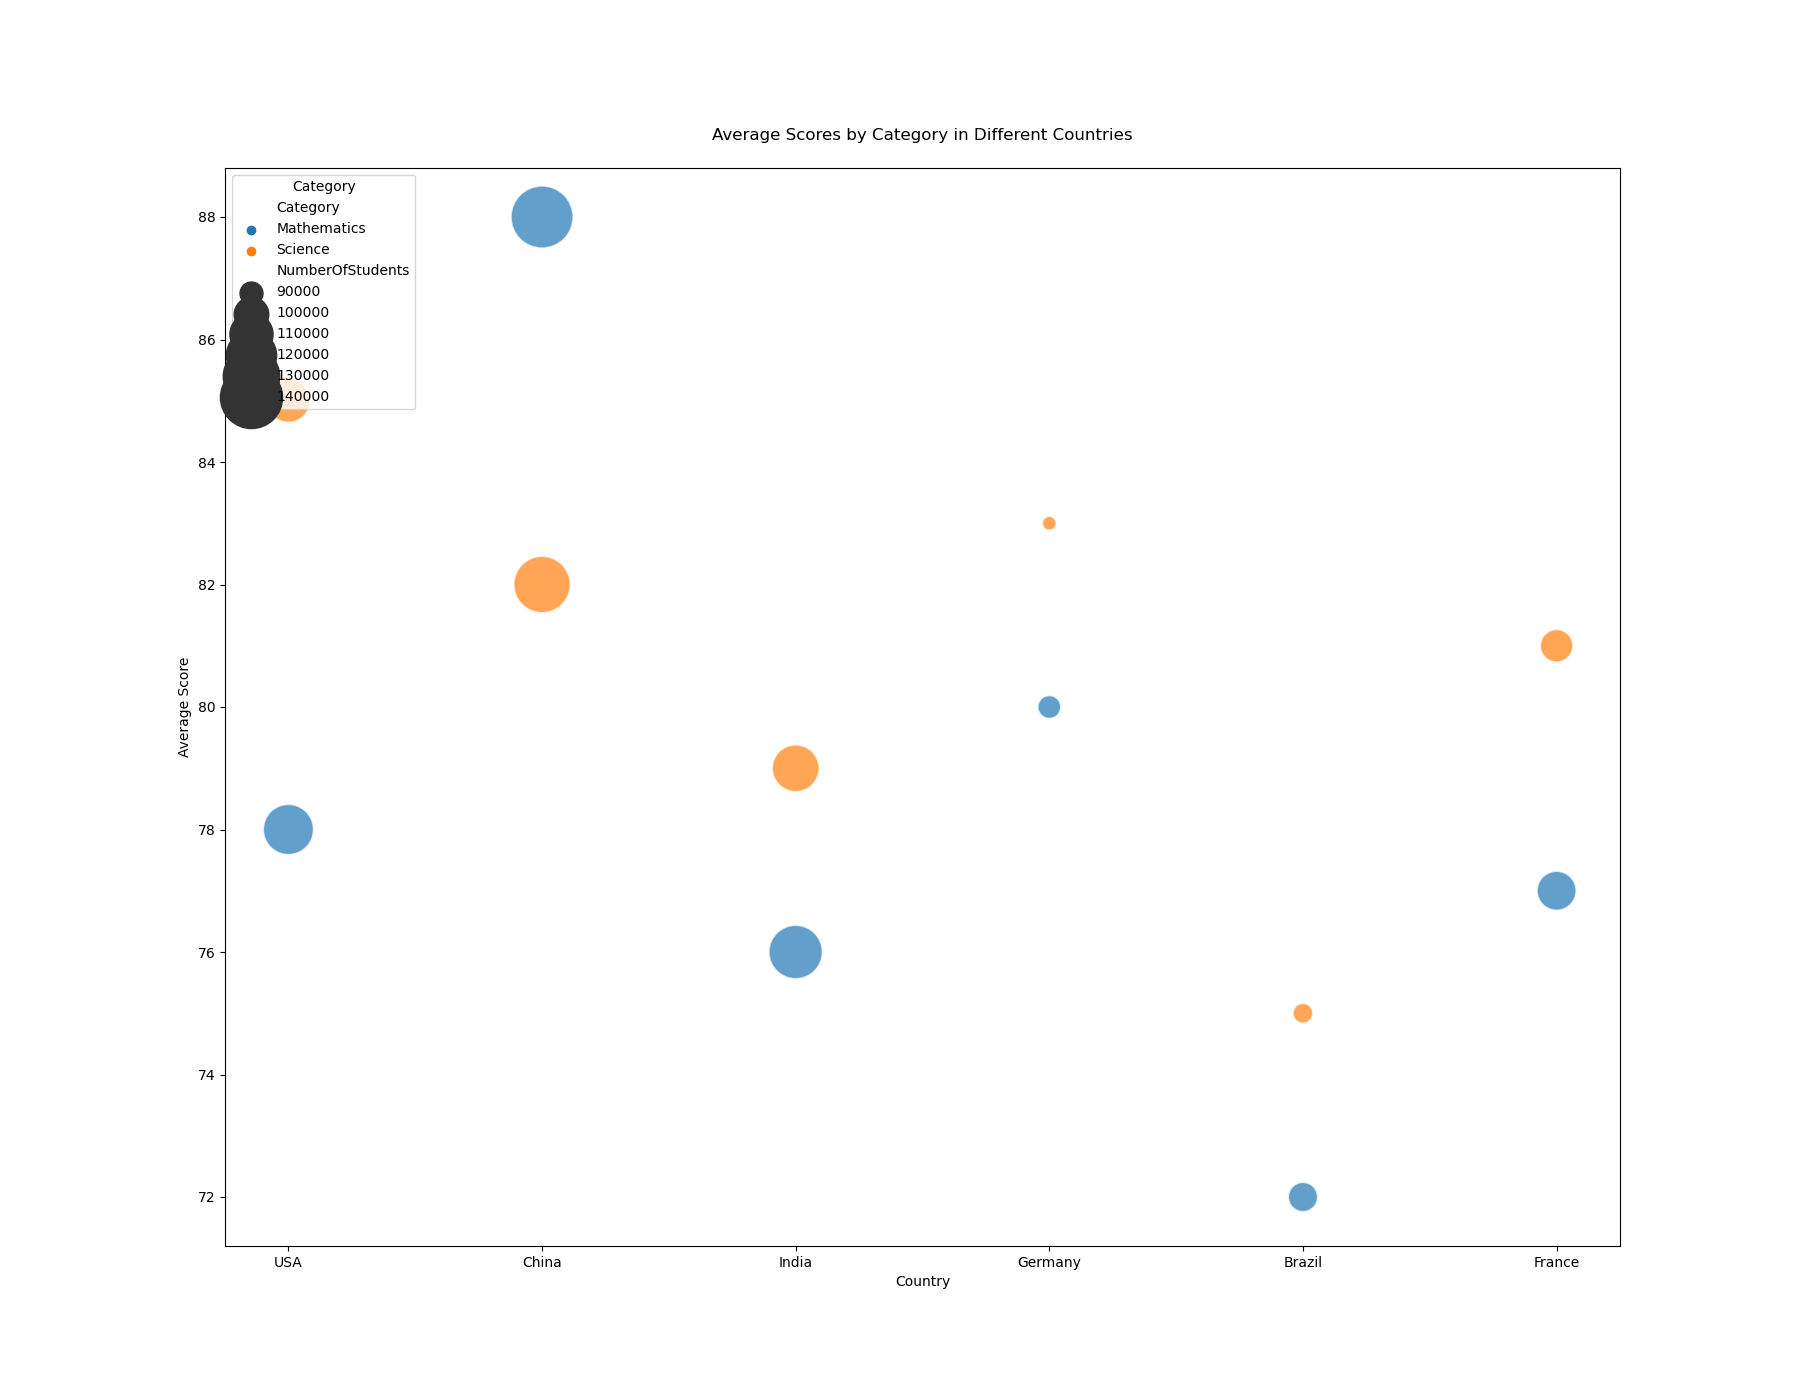

Here is the Python script that generated this plot:

import seaborn as sns
import pandas as pd
import matplotlib.pyplot as plt

# Define the data
data = {
    'Country': ['USA', 'USA', 'China', 'China', 'India', 'India', 'Germany', 'Germany', 'Brazil', 'Brazil', 'France', 'France'],
    'Category': ['Mathematics', 'Science', 'Mathematics', 'Science', 'Mathematics', 'Science', 'Mathematics', 'Science', 'Mathematics', 'Science', 'Mathematics', 'Science'],
    'NumberOfStudents': [120000, 110000, 140000, 130000, 125000, 115000, 90000, 85000, 95000, 88000, 105000, 98000],
    'AverageScore': [78, 85, 88, 82, 76, 79, 80, 83, 72, 75, 77, 81]
}

# Create DataFrame
df = pd.DataFrame(data)

# Create the bubble chart
plt.figure(figsize=(18, 14))
bubble_plot = sns.scatterplot(data=df, x='Country', y='AverageScore', size='NumberOfStudents', hue='Category',
                              sizes=(100, 2000), alpha=0.7, palette=["#1f77b4", "#ff7f0e"])

# Customize legend and axis labels
bubble_plot.legend(title='Category', loc='upper left')
plt.xlabel('Country')
plt.ylabel('Average Score')
plt.title('Average Scores by Category in Different Countries', pad=20)

# Show the plot
plt.show()
